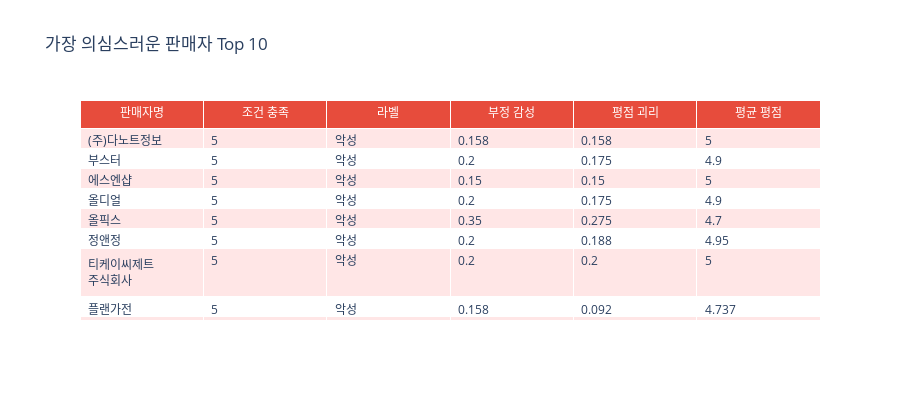

The notebook cell saved with this chart:
### Markdown cell above
## 🔍 8. 상위/하위 판매자 인터랙티브 테이블

### Code cell
# 가장 의심스러운 판매자
top_suspicious = df.nlargest(10, 'conditions_met_count')[[
    'vendor_name', 'conditions_met_count', 'label_name',
    'negative_sentiment_ratio', 'rating_sentiment_gap', 'avg_rating'
]].round(3)

fig = go.Figure(data=[go.Table(
    header=dict(
        values=['판매자명', '조건 충족', '라벨', '부정 감성', '평점 괴리', '평균 평점'],
        fill_color='#e74c3c',
        font=dict(color='white', size=12),
        align='center'
    ),
    cells=dict(
        values=[top_suspicious[col] for col in top_suspicious.columns],
        fill_color=[['#ffe6e6' if i % 2 == 0 else 'white' for i in range(len(top_suspicious))]],
        align='left'
    )
)])

fig.update_layout(
    title='가장 의심스러운 판매자 Top 10',
    height=400
)

fig.show()

### Figure 1 — Plotly figure (JSON) as saved in the notebook; plotly's stock layout.template omitted (floating-point values rounded to 4 significant figures)
{"data": [{"cells": {"align": "left", "fill": {"color": [["#ffe6e6", "white", "#ffe6e6", "white", "#ffe6e6", "white", "#ffe6e6", "white", "#ffe6e6", "white"]]}, "values": [["(주)다노트정보", "부스터", "에스엔샵", "올디얼", "올픽스", "정앤정", "티케이씨제트 주식회사", "플랜가전", "필리", "(주)경일종합식품"], [5, 5, 5, 5, 5, 5, 5, 5, 5, 4], ["악성", "악성", "악성", "악성", "악성", "악성", "악성", "악성", "악성", "악성"], [0.158, 0.2, 0.15, 0.2, 0.35, 0.2, 0.2, 0.158, 0.15, 0.05], [0.158, 0.175, 0.15, 0.175, 0.275, 0.188, 0.2, 0.092, 0.15, 0.038], [5, 4.9, 5, 4.9, 4.7, 4.95, 5, 4.737, 5, 4.95]]}, "header": {"align": "center", "fill": {"color": "#e74c3c"}, "font": {"color": "white", "size": 12}, "values": ["판매자명", "조건 충족", "라벨", "부정 감성", "평점 괴리", "평균 평점"]}, "type": "table"}], "layout": {"height": 400, "title": {"text": "가장 의심스러운 판매자 Top 10"}}}
